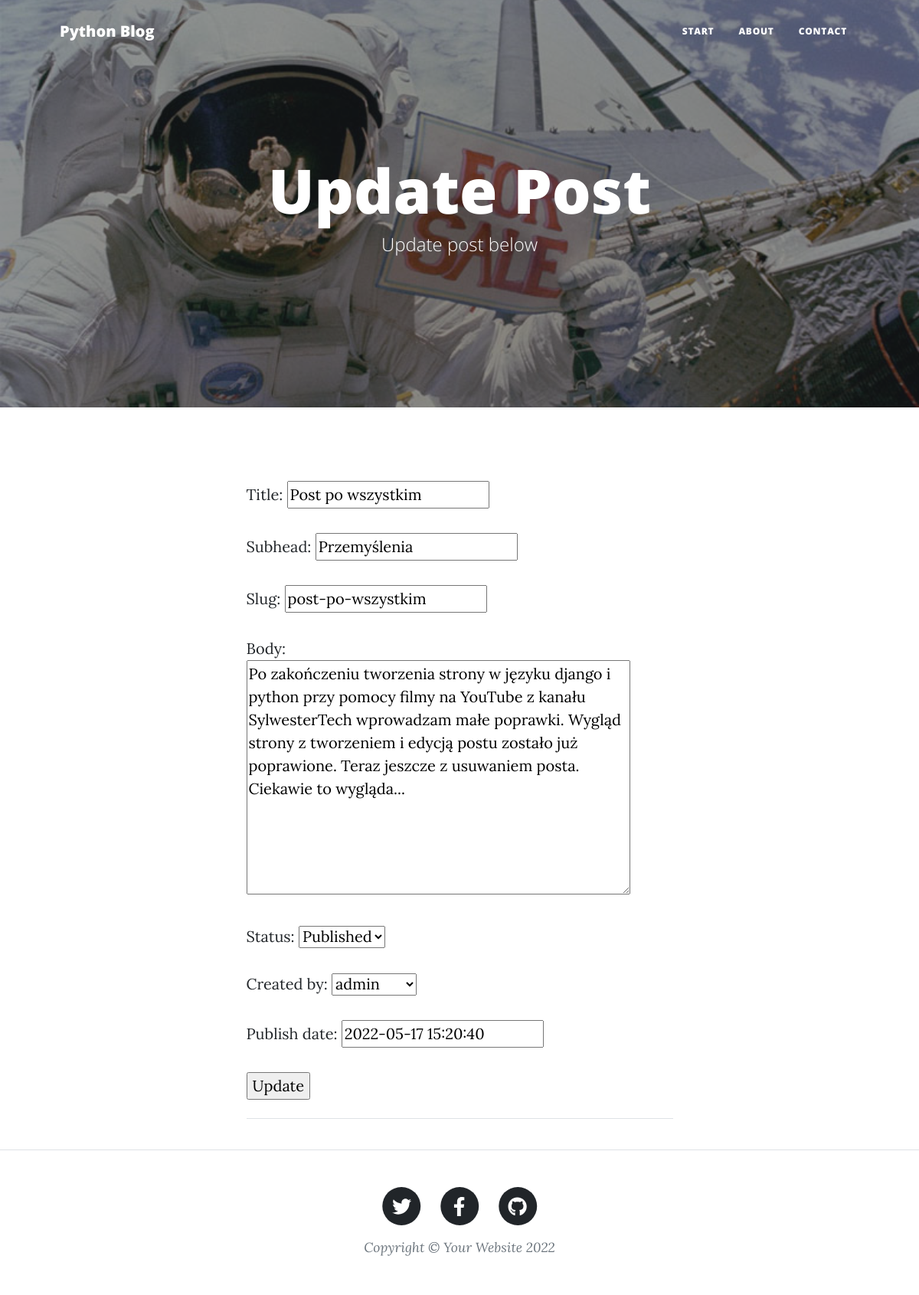
Screenshot of /blog/post-po-wszystkim/update with the database file from the repository.
### blog/models.py (models this page shows, shortened)
class Post(models.Model):
    title = models.CharField(max_length=55)
    subhead = models.CharField(max_length=55, blank=True, null=True)
    slug = models.SlugField(max_length=55, unique=True)
    body = models.TextField()
    status = models.IntegerField(choices=STATUS, default=1)
    created_by = models.ForeignKey(User, on_delete=models.CASCADE)
    created_date = models.DateTimeField(auto_now_add=True)
    update_date = models.DateTimeField(auto_now=True)
    publish_date = models.DateTimeField(default=now)
    class Meta:
        ordering = ('-created_date',)

### blog/views.py (the view, shortened to what this page needs)
# urls.py: path('<slug:get_slug>/update', PostUpdateView.as_view(), name='post_update'),
class PostUpdateView(UpdateView):
    model = Post
    slug_field = "slug"
    slug_url_kwarg = "get_slug"
    template_name = "blog/post_create.html"
    form_class = PostForm
    def get_context_data(self, **kwargs):
        context = super().get_context_data(**kwargs)
        context["title"] = "Update"
        return context

### blog/forms.py
class PostForm(forms.ModelForm):
    class Meta:
        model = Post
        fields = '__all__'

### templates/blog/post_create.html (shortened to what this page needs)
{% extends "base/base.html" %} {% load static %}
{% block content %}
<header class="masthead" style="background-image: url('/media/post-sample-image.jpg')">
    <div class="container position-relative px-4 px-lg-5">
        <div class="row gx-4 gx-lg-5 justify-content-center">
            <div class="col-md-10 col-lg-8 col-xl-7">
                <div class="site-heading">
                    <h1>{{title}} Post</h1>
                    <span class="subheading">{{title}} post below</span>
                </div>
            </div>
        </div>
    </div>
</header>
<div class="container px-4 px-lg-5">
    <div class="row gx-4 gx-lg-5 justify-content-center">
        <div class="col-md-10 col-lg-8 col-xl-7">
            <div class='card-body'>
                <form action=' ' method='POST'>
                    {{ form.as_p }}
                    <input type='submit' value='{{title}}'>
                </form>
                <hr class="my-4" />
            </div>
        </div>
    </div>
</div>
{% endblock  %}

### rows the page displays
Post: title "Post po wszystkim", subhead "Przemyślenia", slug "post-po-wszystkim", body "Po zakończeniu tworzenia strony w języku django i python przy pomocy filmy na YouTube z kanału SylwesterTech wprowadzam małe poprawki. Wygląd strony z tworzeniem i edycją postu zostało już poprawione. Teraz jeszcze z usuwaniem posta. Ciekawie to wygląda...", status "Published", created_by "admin", publish_date "2022-05-17 15:20:40"

### other values shown
{{ title }} "Update"
